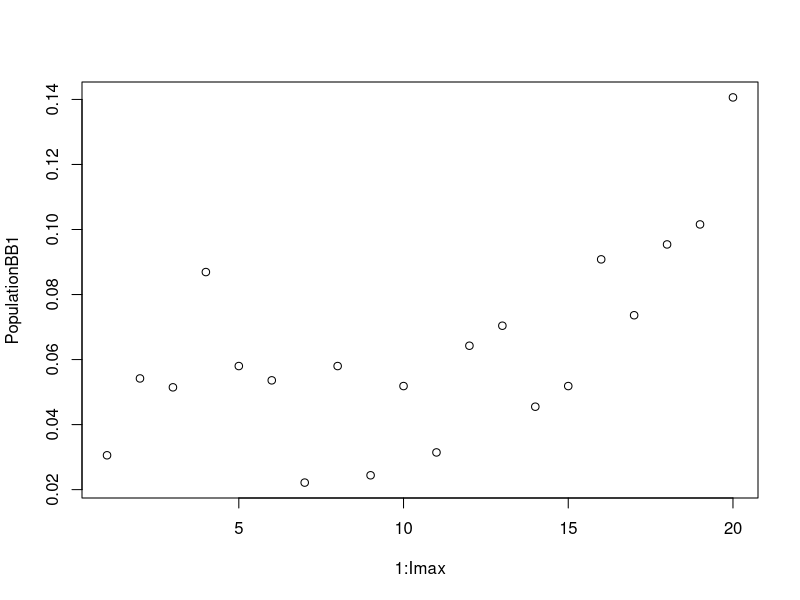
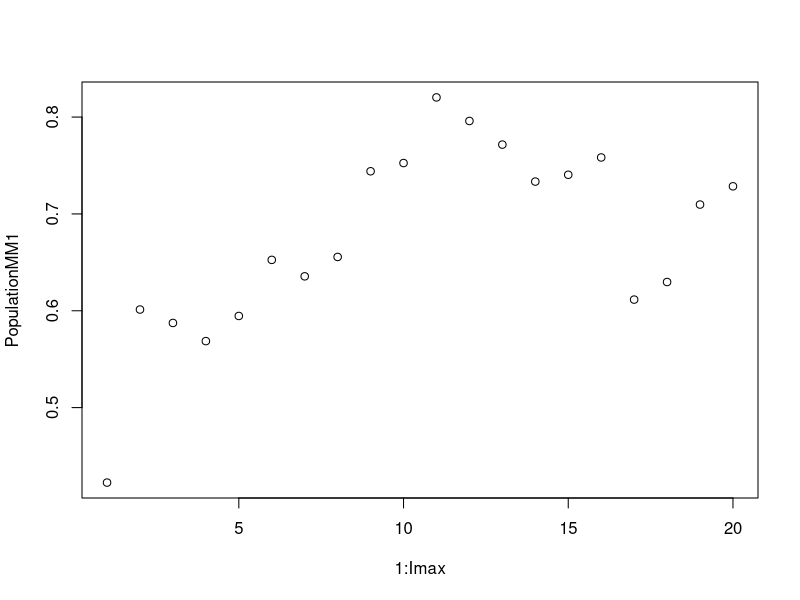
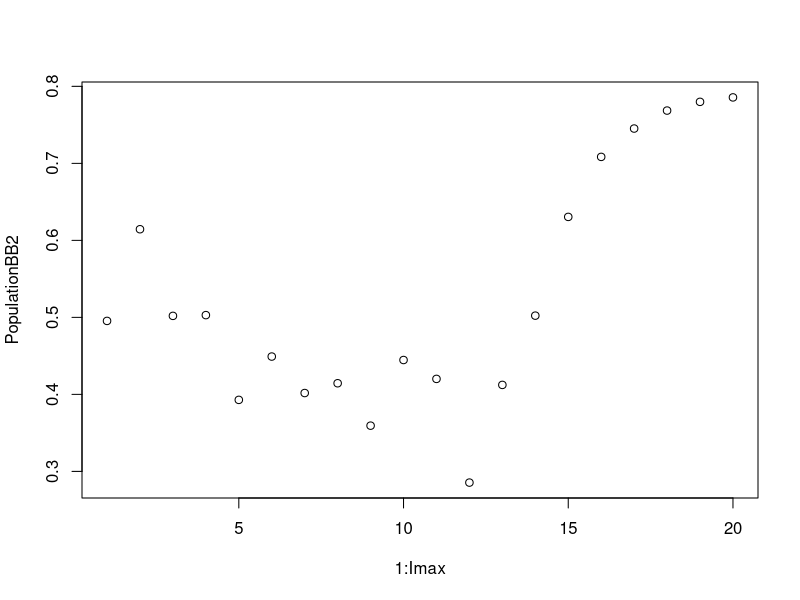
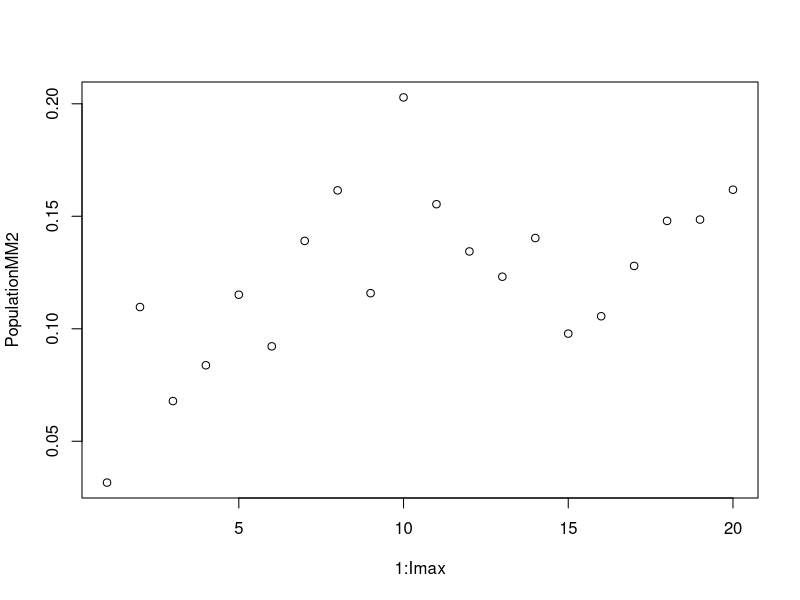
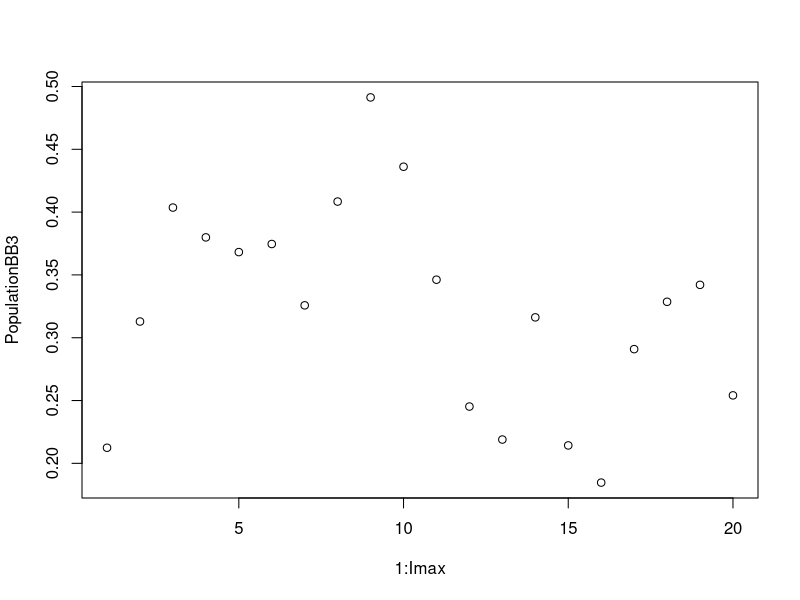
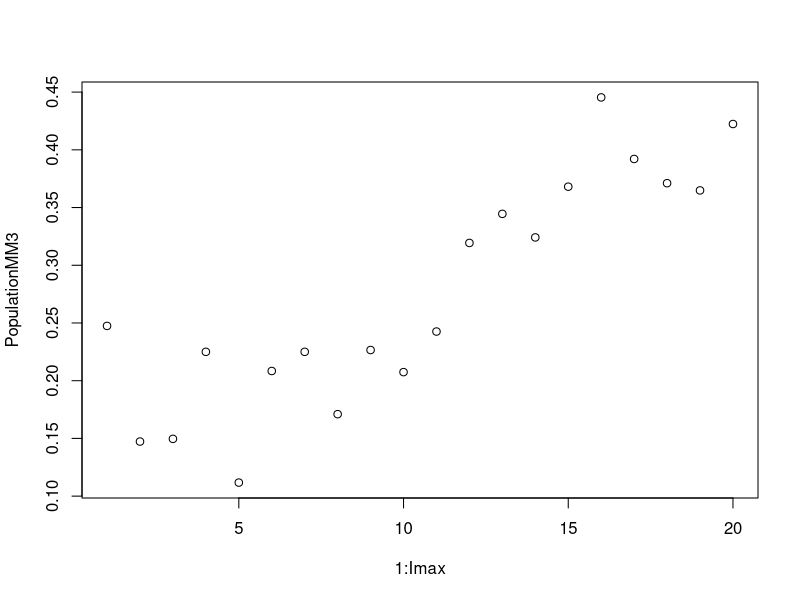

Reproduce these figures in R, in order. (Note: a time limit stopped this script after it produced the figures.)
## ---- chunk 1
knitr::opts_chunk$set(echo = TRUE)
## ---- chunk 2

AverageOnPop <-function(Res,N,Imax,P,pop,al){
  templist = list()
  reslist = templist = as.numeric(Res[[1]][[pop]][al,])
    for(i in 2:N){
        templist = as.numeric(Res[[i]][[pop]][al,])
        for(y in 1:Imax){
          reslist[[y]] = (reslist[[y]]+templist[[y]])/2
        }
    }
  return (reslist)
  
}

set.seed(4)



#Alleles
BB = 0
MM = 1
BM = 3

#simulation 

Imax = 20
P = 20
N=10

  #BB et MM
P0=list(4,12)
P1=list(12,4)
P2=list(5,5)



#Calcul part
PopInitList = list(P0,P1,P2) #r?partition des all?les dans P par P
PopList = list(list(),list(),list()) #table de la pop (cf. codage all?le)

ResultNTest = list()

templist = list()




  #initialisation of structure and output

for(i in 1:3){
  for(j in 1:PopInitList[[i]][[1]]){
    PopList[[i]] = c(PopList[[i]],BB)
  }
  for(j in 1:PopInitList[[i]][[2]]){
    PopList[[i]] = c(PopList[[i]],MM)
  }
 
  for(j in 1:(P-PopInitList[[i]][[1]]-PopInitList[[i]][[2]])){
    PopList[[i]] = c(PopList[[i]],BM)
  }
}

RefPopList = PopList

  #Calcul of all population

for(i in 1:N){ #N r?alisation de l'exp?rience sur les 3 pop diff?rentes
    PopList = RefPopList
    Result3Pop= list()
    for(y in 1:3){
      Result = data.frame(row.names = c("BB/P","MM/P"))
      for(j in 1:Imax){
        BBpercent =0
        MMpercent =0
        for(k in 1:P){
          al = PopList[[y]][[sample(1:P,1)]] + PopList[[y]][[sample(1:P,1)]]
           #simple case
          if(al == (BB+BB)){
             al = BB # BB + BB = BB
           }else if(al == (BB+MM)){
             al = BM # BB + MM = BM 
          } else if(al == (MM+MM)){
             al = MM # MM+MM = MM
               
             #complex case
          }else if(al == (BB+BM)){
            al = sample(1:4,1)
            if(al == 1 || al == 2 ){
              al = BB
            }else if(al == 4 || al == 3){
              al = BM
            }
          } else if(al == (MM+BM)){
            al = sample(1:4,1)
            if(al == 1 || al == 2){
              al = MM
            }else if(al == 4 || al == 3){
              al = BM
            }
          }else if(al == (BM+BM)){
             al = sample(1:4,1) 
            if(al == 2 || al == 3){
              al = BM
            }else if(al == 4){
              al = BB
            }else if (al == 1){
              al = MM
            }
          }                                                      
          templist[[k]] = al
        }#new generation
        
        PopList[[y]] = templist
        
        for(h in 1:P){
          if(PopList[[y]][[h]] == BB){
            BBpercent = BBpercent+1
          }else if(PopList[[y]][[h]] == MM){
            MMpercent = MMpercent + 1
          }
        }#statistic on it
        
        
        BBpercent = BBpercent / P
        MMpercent = MMpercent / P
        
        Result[[paste(c("P", j), collapse = "")]] = c(BBpercent,MMpercent)#store the data
        
      }
      Result3Pop[[y]] = Result
      Result = NULL
      
    }
    ResultNTest[[i]] = Result3Pop
    Result3Pop = NULL
}

#ResultNTest
PopulationBB1 = AverageOnPop(ResultNTest,N,Imax,P,1,"BB/P")
PopulationBB2 = AverageOnPop(ResultNTest,N,Imax,P,2,"BB/P")
PopulationBB3 = AverageOnPop(ResultNTest,N,Imax,P,3,"BB/P")
PopulationMM1 = AverageOnPop(ResultNTest,N,Imax,P,1,"MM/P")
PopulationMM2 = AverageOnPop(ResultNTest,N,Imax,P,2,"MM/P")
PopulationMM3 = AverageOnPop(ResultNTest,N,Imax,P,3,"MM/P")
print("Voici les graphs présentant l'évolution de la proportion moyenne de personnes au cours des générations")
print("PopulationBB1 signifie que le graph présente l'évolution en proportion des personnes ayant deux allèles bleus au cours des générations avec comme population initiale la population 1 (4,12). Rappel: pop 2 initiale=(12,4) et pop 3 initiale=(5,5)")


plot(1:Imax,PopulationBB1);plot(1:Imax,PopulationMM1)
plot(1:Imax,PopulationBB2);plot(1:Imax,PopulationMM2)
plot(1:Imax,PopulationBB3);plot(1:Imax,PopulationMM3)




print("On remarque que les variations sont fortes et imprévisibles. Il semble que le fait de n'avoir qu'une petite batterie de test (N=10) ou que la population ne conntiennent que 20 personnes ne permettent pas de faire de conjoncture sur l'évolution de la population en fonction de la population initiale")
## ---- chunk 3
#simulation 

Imax = 100
P = 2000
N=10

  #BB et MM
P0=list(400,1200)
P1=list(1200,400)
P2=list(500,500)



#Calcul part
PopInitList = list(P0,P1,P2) #r?partition des all?les dans P par P
PopList = list(list(),list(),list()) #table de la pop (cf. codage all?le)

ResultNTest = list()

templist = list()




  #initialisation of structure and output

for(i in 1:3){
  for(j in 1:PopInitList[[i]][[1]]){
    PopList[[i]] = c(PopList[[i]],BB)
  }
  for(j in 1:PopInitList[[i]][[2]]){
    PopList[[i]] = c(PopList[[i]],MM)
  }
 
  for(j in 1:(P-PopInitList[[i]][[1]]-PopInitList[[i]][[2]])){
    PopList[[i]] = c(PopList[[i]],BM)
  }
}

RefPopList = PopList

  #Calcul of all population

for(i in 1:N){ #N r?alisation de l'exp?rience sur les 3 pop diff?rentes
    PopList = RefPopList
    Result3Pop= list()
    for(y in 1:3){
      Result = data.frame(row.names = c("BB/P","MM/P"))
      for(j in 1:Imax){
        BBpercent =0
        MMpercent =0
        for(k in 1:P){
          al = PopList[[y]][[sample(1:P,1)]] + PopList[[y]][[sample(1:P,1)]]
           #simple case
          if(al == (BB+BB)){
             al = BB # BB + BB = BB
           }else if(al == (BB+MM)){
             al = BM # BB + MM = BM 
          } else if(al == (MM+MM)){
             al = MM # MM+MM = MM
               
             #complex case
          }else if(al == (BB+BM)){
            al = sample(1:4,1)
            if(al == 1 || al == 2 ){
              al = BB
            }else if(al == 4 || al == 3){
              al = BM
            }
          } else if(al == (MM+BM)){
            al = sample(1:4,1)
            if(al == 1 || al == 2){
              al = MM
            }else if(al == 4 || al == 3){
              al = BM
            }
          }else if(al == (BM+BM)){
             al = sample(1:4,1) 
            if(al == 2 || al == 3){
              al = BM
            }else if(al == 4){
              al = BB
            }else if (al == 1){
              al = MM
            }
          }                                                      
          templist[[k]] = al
        }#new generation
        
        PopList[[y]] = templist
        
        for(h in 1:P){
          if(PopList[[y]][[h]] == BB){
            BBpercent = BBpercent+1
          }else if(PopList[[y]][[h]] == MM){
            MMpercent = MMpercent + 1
          }
        }#statistic on it
        
        
        BBpercent = BBpercent / P
        MMpercent = MMpercent / P
        
        Result[[paste(c("P", j), collapse = "")]] = c(BBpercent,MMpercent)#store the data
        
      }
      Result3Pop[[y]] = Result
      Result = NULL
      
    }
    ResultNTest[[i]] = Result3Pop
    Result3Pop = NULL
}

#ResultNTest
PopulationBB1 = AverageOnPop(ResultNTest,N,Imax,P,1,"BB/P")
PopulationBB2 = AverageOnPop(ResultNTest,N,Imax,P,2,"BB/P")
PopulationBB3 = AverageOnPop(ResultNTest,N,Imax,P,3,"BB/P")
PopulationMM1 = AverageOnPop(ResultNTest,N,Imax,P,1,"MM/P")
PopulationMM2 = AverageOnPop(ResultNTest,N,Imax,P,2,"MM/P")
PopulationMM3 = AverageOnPop(ResultNTest,N,Imax,P,3,"MM/P")
print("Voici les graphs présentant l'évolution de la proportion moyenne de personnes au cours des générations")


plot(1:Imax,PopulationBB1)
plot(1:Imax,PopulationMM1)
print("La proportion de MM décroit pour laisser place à une augmentation de BB(6%) et de BM.")
plot(1:Imax,PopulationBB2)
plot(1:Imax,PopulationMM2)
print("La proportion de BB à tendance à décroître au détriment de MM. Un peu comme si l'équilibre cherchait à s'établir entre les deux")
plot(1:Imax,PopulationBB3)
plot(1:Imax,PopulationMM3)
print("La proportion MM décroit et la population BB augmente et les deux semblent se stabiliser: BB autour de 30% et MM autour de 20%")
print("Les variations montre que l'évolution tend à trouver un équilibre entre les proportions de BB MM. En effet lorsqu'une catégorie est en forte supériorité à la population initiale, elle décroit et son opposée augmente. Dans le cas où les deux sont à équilibre en population initiale, on remarque que c'est BB qui augmente. Dans chaque cas la population en BM augmente. Les résultats sont plus clairsqu'avec une petite population donc il s'agit surement d'un facteur déterminant pour la lisibilité de l'évolution")


## ---- chunk 4

#Alleles
BB = 0
MM = 1
BM = 3

#simulation 

Imax = 1000
P = 20
N=10

  #BB et MM
P0=list(4,12)
P1=list(12,4)
P2=list(5,5)


#Calcul part
PopInitList = list(P0,P1,P2) #r?partition des all?les dans P par P
PopList = list(list(),list(),list()) #table de la pop (cf. codage all?le)

ResultNTest = list()

templist = list()




  #initialisation of structure and output

for(i in 1:3){
  for(j in 1:PopInitList[[i]][[1]]){
    PopList[[i]] = c(PopList[[i]],BB)
  }
  for(j in 1:PopInitList[[i]][[2]]){
    PopList[[i]] = c(PopList[[i]],MM)
  }
 
  for(j in 1:(P-PopInitList[[i]][[1]]-PopInitList[[i]][[2]])){
    PopList[[i]] = c(PopList[[i]],BM)
  }
}

RefPopList = PopList

  #Calcul of all population

for(i in 1:N){ #N r?alisation de l'exp?rience sur les 3 pop diff?rentes
    PopList = RefPopList
    Result3Pop= list()
    for(y in 1:3){
      Result = data.frame(row.names = c("BB/P","MM/P"))
      for(j in 1:Imax){
        BBpercent =0
        MMpercent =0
        for(k in 1:P){
          al = PopList[[y]][[sample(1:P,1)]] + PopList[[y]][[sample(1:P,1)]]
           #simple case
          if(al == (BB+BB)){
             al = BB # BB + BB = BB
           }else if(al == (BB+MM)){
             al = BM # BB + MM = BM 
          } else if(al == (MM+MM)){
             al = MM # MM+MM = MM
               
             #complex case
          }else if(al == (BB+BM)){
            al = sample(1:4,1)
            if(al == 1 || al == 2 ){
              al = BB
            }else if(al == 4 || al == 3){
              al = BM
            }
          } else if(al == (MM+BM)){
            al = sample(1:4,1)
            if(al == 1 || al == 2){
              al = MM
            }else if(al == 4 || al == 3){
              al = BM
            }
          }else if(al == (BM+BM)){
             al = sample(1:4,1) 
            if(al == 2 || al == 3){
              al = BM
            }else if(al == 4){
              al = BB
            }else if (al == 1){
              al = MM
            }
          }    
          templist[[k]] = al
        }#new generation
        templist[[P-1]]=BB
        templist[[P]]=MM
        
        PopList[[y]] = templist
        
        for(h in 1:P){
          if(PopList[[y]][[h]] == BB){
            BBpercent = BBpercent+1
          }else if(PopList[[y]][[h]] == MM){
            MMpercent = MMpercent + 1
          }
        }#statistic on it
        
        
        BBpercent = BBpercent / P
        MMpercent = MMpercent / P
        
        Result[[paste(c("P", j), collapse = "")]] = c(BBpercent,MMpercent)#store the data
        
      }
      Result3Pop[[y]] = Result
      Result = NULL
      
    }
    ResultNTest[[i]] = Result3Pop
    Result3Pop = NULL
}
